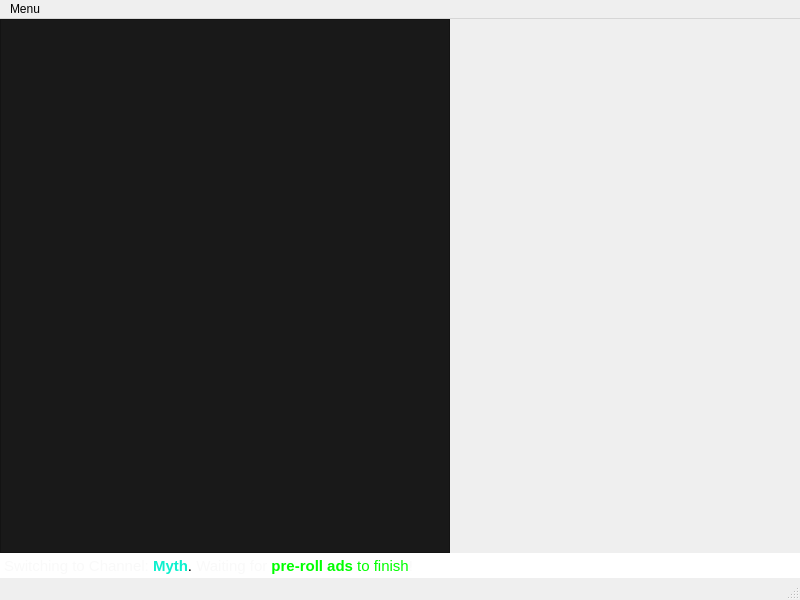
<?xml version="1.0" encoding="UTF-8"?>
<ui version="4.0">
 <class>MainWindow</class>
 <widget class="QMainWindow" name="MainWindow">
  <property name="geometry">
   <rect>
    <x>0</x>
    <y>0</y>
    <width>800</width>
    <height>600</height>
   </rect>
  </property>
  <property name="windowTitle">
   <string>Streamlinkerino</string>
  </property>
  <property name="styleSheet">
   <string notr="true">background-color: #3D3C38;
QStatusBar{
color:#F9F9F9;
}</string>
  </property>
  <widget class="QWidget" name="centralwidget">
   <layout class="QGridLayout" name="gridLayout">
    <property name="leftMargin">
     <number>0</number>
    </property>
    <property name="topMargin">
     <number>0</number>
    </property>
    <property name="rightMargin">
     <number>0</number>
    </property>
    <property name="bottomMargin">
     <number>0</number>
    </property>
    <property name="spacing">
     <number>0</number>
    </property>
    <item row="1" column="0" colspan="3">
     <widget class="QTextEdit" name="textEdit_SwitchAlert">
      <property name="maximumSize">
       <size>
        <width>16777215</width>
        <height>25</height>
       </size>
      </property>
      <property name="frameShape">
       <enum>QFrame::NoFrame</enum>
      </property>
      <property name="verticalScrollBarPolicy">
       <enum>Qt::ScrollBarAlwaysOff</enum>
      </property>
      <property name="horizontalScrollBarPolicy">
       <enum>Qt::ScrollBarAlwaysOff</enum>
      </property>
      <property name="html">
       <string>&lt;!DOCTYPE HTML PUBLIC &quot;-//W3C//DTD HTML 4.0//EN&quot; &quot;http://www.w3.org/TR/REC-html40/strict.dtd&quot;&gt;
&lt;html&gt;&lt;head&gt;&lt;meta name=&quot;qrichtext&quot; content=&quot;1&quot; /&gt;&lt;meta charset=&quot;utf-8&quot; /&gt;&lt;style type=&quot;text/css&quot;&gt;
p, li { white-space: pre-wrap; }
&lt;/style&gt;&lt;/head&gt;&lt;body style=&quot; font-family:'Sans Serif'; font-size:9pt; font-weight:400; font-style:normal;&quot;&gt;
&lt;p style=&quot; margin-top:0px; margin-bottom:0px; margin-left:0px; margin-right:0px; -qt-block-indent:0; text-indent:0px;&quot;&gt;&lt;span style=&quot; font-family:'Callibri'; font-size:11pt; color:#f9f9f9;&quot;&gt;Switching to Channel:&lt;/span&gt;&lt;span style=&quot; font-family:'Callibri'; font-size:11pt;&quot;&gt; &lt;/span&gt;&lt;span style=&quot; font-family:'Callibri'; font-size:11pt; font-weight:600; color:#0ef0ce;&quot;&gt;Myth&lt;/span&gt;&lt;span style=&quot; font-family:'Callibri'; font-size:11pt;&quot;&gt;. &lt;/span&gt;&lt;span style=&quot; font-family:'Callibri'; font-size:11pt; color:#f9f9f9;&quot;&gt;Waiting for&lt;/span&gt;&lt;span style=&quot; font-family:'Callibri'; font-size:11pt;&quot;&gt; &lt;/span&gt;&lt;span style=&quot; font-family:'Callibri'; font-size:11pt; font-weight:600; color:#00ff00;&quot;&gt;pre-roll ads&lt;/span&gt;&lt;span style=&quot; font-family:'Callibri'; font-size:11pt; color:#00ff00;&quot;&gt; to finish&lt;/span&gt;&lt;span style=&quot; font-family:'Callibri'; font-size:11pt; color:#f9f9f9;&quot;&gt;!&lt;/span&gt;&lt;/p&gt;&lt;/body&gt;&lt;/html&gt;</string>
      </property>
      <property name="acceptRichText">
       <bool>true</bool>
      </property>
      <property name="textInteractionFlags">
       <set>Qt::NoTextInteraction</set>
      </property>
     </widget>
    </item>
    <item row="0" column="2">
     <widget class="ChatterinoWidget" name="widget" native="true">
      <property name="minimumSize">
       <size>
        <width>350</width>
        <height>0</height>
       </size>
      </property>
      <property name="maximumSize">
       <size>
        <width>350</width>
        <height>16777215</height>
       </size>
      </property>
     </widget>
    </item>
    <item row="0" column="1">
     <widget class="QWidget" name="widget_2" native="true">
      <layout class="QGridLayout" name="gridLayout_2">
       <property name="leftMargin">
        <number>0</number>
       </property>
       <property name="topMargin">
        <number>0</number>
       </property>
       <property name="rightMargin">
        <number>0</number>
       </property>
       <property name="bottomMargin">
        <number>0</number>
       </property>
       <property name="horizontalSpacing">
        <number>0</number>
       </property>
       <property name="verticalSpacing">
        <number>5</number>
       </property>
       <item row="1" column="0" rowspan="2">
        <widget class="QPlainTextEdit" name="plainTextEdit">
         <property name="font">
          <font>
           <pointsize>12</pointsize>
          </font>
         </property>
         <property name="styleSheet">
          <string notr="true">background-color: #191919;
color:#F9F9F9;</string>
         </property>
         <property name="plainText">
          <string/>
         </property>
        </widget>
       </item>
      </layout>
     </widget>
    </item>
   </layout>
  </widget>
  <widget class="QMenuBar" name="menubar">
   <property name="geometry">
    <rect>
     <x>0</x>
     <y>0</y>
     <width>800</width>
     <height>22</height>
    </rect>
   </property>
   <widget class="QMenu" name="menuMenu">
    <property name="title">
     <string>Menu</string>
    </property>
    <addaction name="actionSettings"/>
   </widget>
   <addaction name="menuMenu"/>
  </widget>
  <widget class="QStatusBar" name="statusbar"/>
  <action name="actionSettings">
   <property name="text">
    <string>Settings</string>
   </property>
  </action>
 </widget>
 <customwidgets>
  <customwidget>
   <class>ChatterinoWidget</class>
   <extends>QWidget</extends>
   <header location="global">ChatterinoWidget.h</header>
   <container>1</container>
  </customwidget>
 </customwidgets>
 <resources/>
 <connections/>
</ui>
